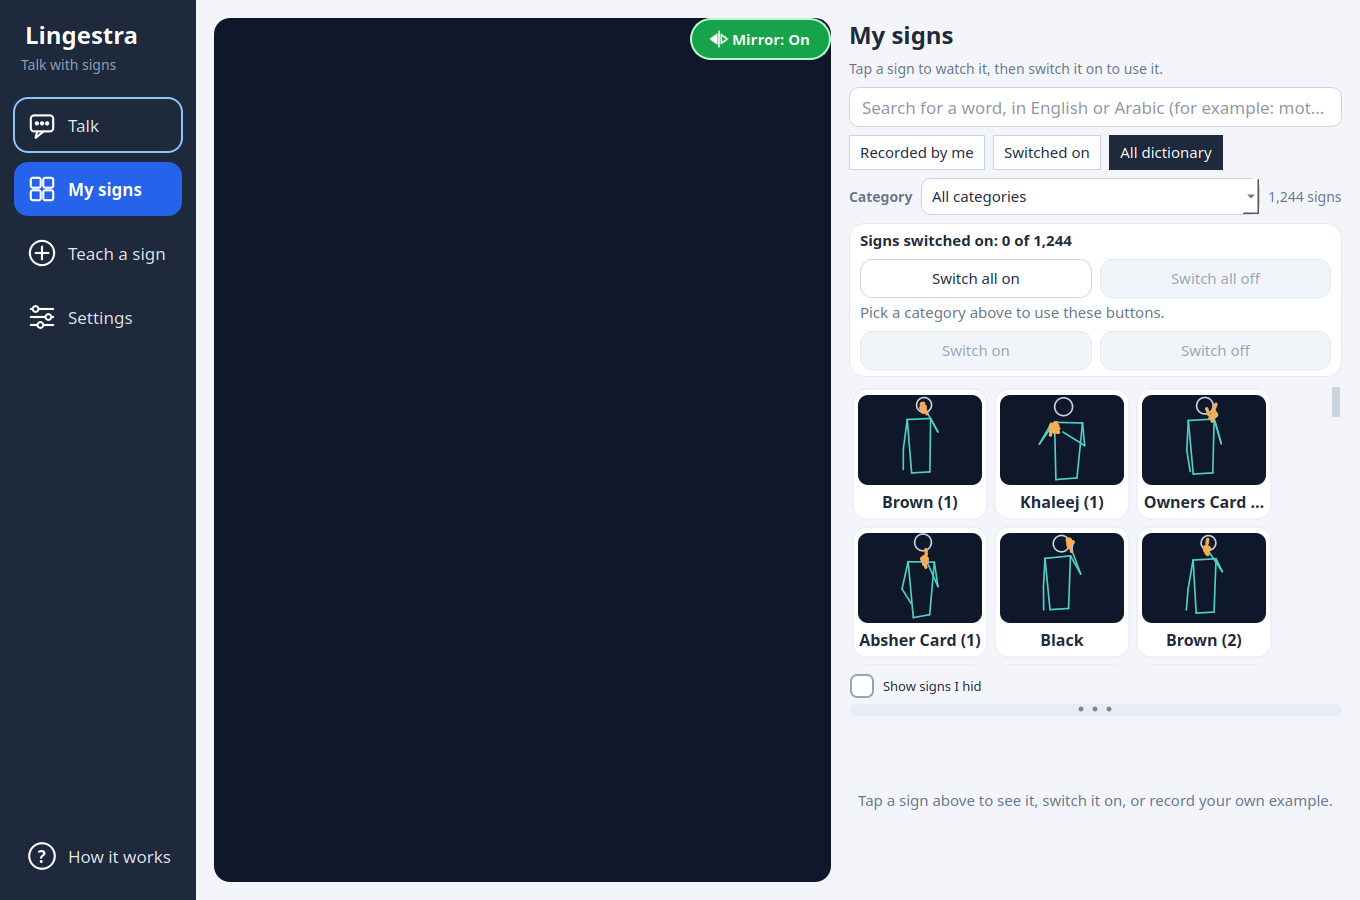

Generate this figure with Python:
import os,sys
os.environ["QT_QPA_PLATFORM"]="offscreen"
sys.path.insert(0,"tests"); sys.path.insert(0,".")
from test_app_library_ui import *
store=scratch_store("test_store_dbg1")
w=MainWindow(Config(source="landmarks:x.npy",model=MODEL,store_dir=str(store.dir)),worker_factory=FakeWorker,store=store)
w.show();w.start_worker();w.show_section("signs");w.resize(1360,900);pump(timeout=0.3)
lt=w.lib_tab
print(w.size(), lt.size(), lt.body.size(), lt.body.minimumSizeHint(), lt.split.size(), lt.split.sizes(), lt.split.ratio)
print(lt.split.widget(0).minimumHeight(), lt.split.widget(1).minimumHeight(), lt.page_scroll.verticalScrollBar().maximum())
w.grab().save("scratch/dbg1.png")
lt.list.setCurrentRow(0); pump(timeout=0.3)
print(lt.body.minimumSizeHint(), lt.body.size(), lt.split.size(), lt.split.sizes(), lt.split.minimumSizeHint(), lt.panel.minimumSizeHint(), lt.panel.minimumSize(), lt.page_scroll.verticalScrollBar().maximum())
print(lt.edit_scroll.minimumSizeHint(), lt.edit_box.minimumSizeHint())
